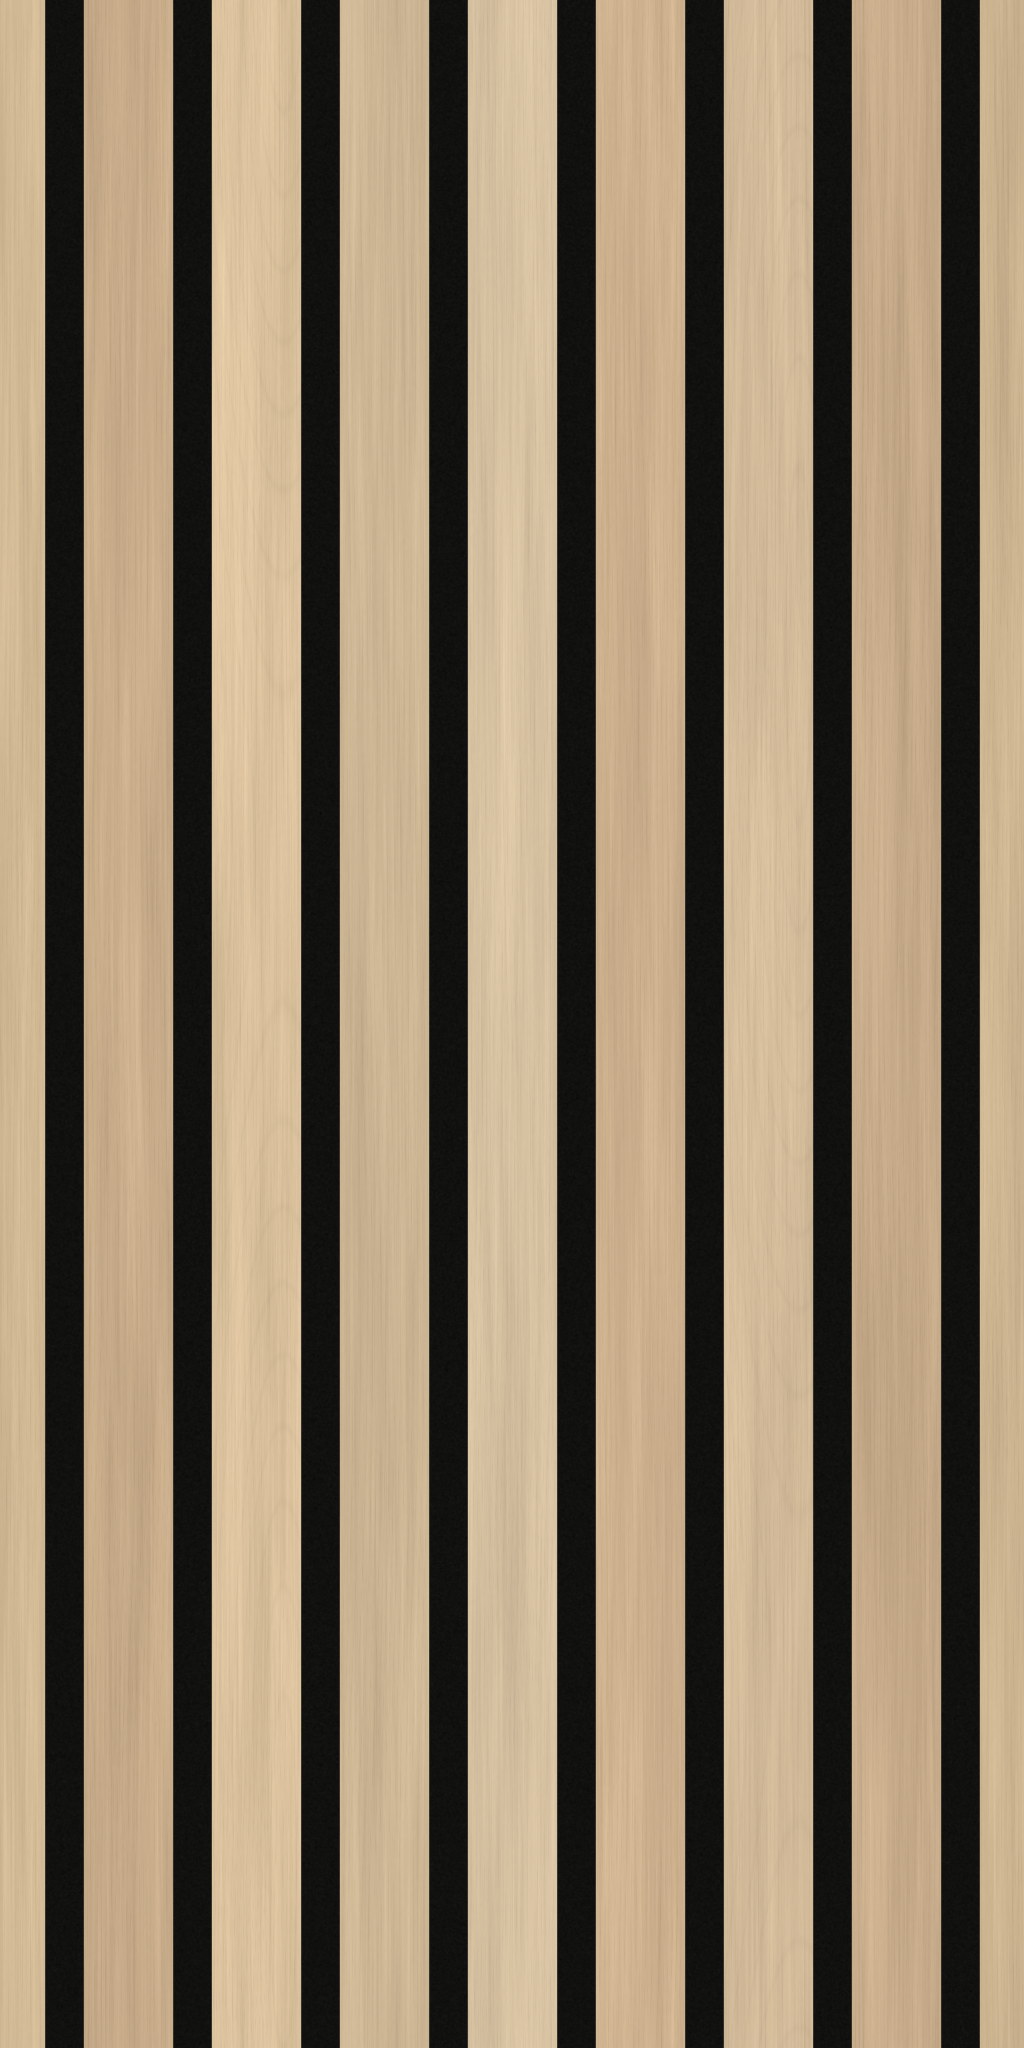

Reproduce this figure in Python.
from pathlib import Path
import json
import numpy as np
from PIL import Image, ImageDraw
from scipy.ndimage import gaussian_filter

ROOT = Path(__file__).resolve().parent
W, H = 1024, 2048
SLATS = 8
PITCH = 1.575
FACE = 1.10
RW, RH = SLATS * PITCH, 25.2
DEPTH = 0.83
rng = np.random.default_rng(307)


def noise(shape, sigma):
    a = gaussian_filter(rng.normal(size=shape), sigma, mode='wrap')
    return a / max(a.std(), 1e-8)


source = np.array(Image.open(ROOT / 'main.jpg').convert('RGB').resize((1600, 1600)))
centers = [582, 609, 635, 662, 689, 715, 742, 768, 822, 848, 875, 901, 928, 954, 980, 1007]
samples = np.array([np.median(source[170:800, x-3:x+4], axis=(0, 1)) for x in centers])
base = np.median(samples, axis=0)
# Shrinking the sampled palette removes the broad illumination gradient across the listing photo.
palette = base + (samples - base) * 0.50
print('Sampled ash RGB:', base.round(1).tolist())

y, x = np.mgrid[:H, :W]
local = ((x + W / SLATS / 2) % (W / SLATS) - W / SLATS / 2) * RW / W
edge_distance = FACE / 2 - np.abs(local)
coverage = np.clip(edge_distance / (RW / W) + 0.5, 0, 1)
bevel = 0.045
ramp = np.clip(edge_distance / bevel, 0, 1)
profile = ramp * ramp * (3 - 2 * ramp)
height = profile * 0.475
felt = noise((H, W), (0.65, 0.65))
color = np.empty((H, W, 3), dtype=float)
color[:] = np.array([17., 17., 16.]) + felt[..., None] * 1.5
wood = np.zeros_like(color)
grain_height = np.zeros((H, W))

for s in range(SLATS):
    # The slat centered on the horizontal boundary is generated as one continuous board.
    columns = np.where(((x[0] + W / SLATS / 2) // (W / SLATS)).astype(int) % SLATS == s)[0]
    order = np.argsort(local[0, columns])
    columns = columns[order]
    n = len(columns)
    yy = np.arange(H)[:, None] / H
    xx = np.linspace(-1, 1, n, endpoint=False)[None, :]
    phase = rng.uniform(0, 2 * np.pi)
    warp = 0.07 * np.sin(2*np.pi*yy + phase) + 0.035 * np.sin(4*np.pi*yy + phase*1.8)
    broad = noise((H, n), (170, 9))
    fibers = noise((H, n), (40, 0.65))
    soft = noise((H, n), (80, 3))
    fine = noise((H, n), (2.0, 0.5))
    ring_phase = (xx + warp + 0.03 * broad) * rng.uniform(35, 54)
    lines = np.exp(-((np.sin(ring_phase) / 0.20)**2))
    cathedral = np.zeros((H, n))
    if s in (2, 6):
        center = rng.uniform(-0.5, 0.5)
        arch = np.sqrt(((xx-center)*1.9)**2 + (0.35 + 1.2*(1-np.cos(2*np.pi*yy+phase)))**2)
        cathedral = np.exp(-(np.sin(arch*12)/0.20)**2) * 4.0
    tone = broad*2.8 + fibers*2.3 + soft*2.0 + fine*0.65 - lines*5.0 - cathedral
    c = palette[[0, 5, 9, 2, 12, 7, 15, 4][s]]
    wood[:, columns, :] = c + tone[..., None] * np.array([1., 0.95, 0.82])
    grain_height[:, columns] = (fibers*0.00032 - lines*0.0005 + fine*0.0001)

color = color * (1-coverage[..., None]) + wood * coverage[..., None]
height += grain_height * profile + felt * 0.00018 * (1-profile)
dx = (np.roll(height, -1, axis=1) - np.roll(height, 1, axis=1)) / (2*RW/W)
dy = (np.roll(height, -1, axis=0) - np.roll(height, 1, axis=0)) / (2*RH/H)
# Image rows point down; the OpenGL tangent-space green axis points up.
normals = np.stack([-dx, dy, np.ones_like(dx)], axis=-1)
normals /= np.linalg.norm(normals, axis=-1, keepdims=True)
Image.fromarray(np.uint8(np.clip(color, 0, 255))).save(ROOT / 'texture.png')
Image.fromarray(np.uint8(np.clip((normals*0.5+0.5)*255+0.5, 0, 255))).save(ROOT / 'normal.png')
metadata = {
    'repeatWidthIn': RW,
    'repeatHeightIn': RH,
    'depthIn': DEPTH,
    'note': 'No manufacturer spec sheet is published; the dimension diagram shows eight slats per 12.60 x 94.49 in panel (1.575 in pitch), with estimated 1.10 in faces, 0.475 in felt gaps, softly eased edges and 0.83 in total thickness. This tile covers eight pitches x 25.2 in; pale natural ash tones are sampled from main.jpg, with black felt backing and procedural grain.'
}
(ROOT / 'texture.json').write_text(json.dumps(metadata, indent=2) + '\n')

light = np.array([-0.48, 0.60, 0.64])
light /= np.linalg.norm(light)
shade = 0.40 + 0.60 * np.maximum(0, normals @ light)
linear = np.where(color/255 <= 0.04045, color/255/12.92, ((color/255+0.055)/1.055)**2.4)
shaded_linear = np.clip(linear*shade[..., None], 0, 1)
shaded = np.where(shaded_linear <= 0.0031308, shaded_linear*12.92, 1.055*shaded_linear**(1/2.4)-0.055)
a = Image.fromarray(np.uint8(np.clip(color, 0, 255))).resize((256, 512), Image.Resampling.LANCZOS)
b = Image.fromarray(np.uint8(shaded*255)).resize((256, 512), Image.Resampling.LANCZOS)
preview = Image.new('RGB', (1560, 1584), '#eeeeea')
for row in range(3):
    for col in range(3):
        preview.paste(a, (col*256, 48+row*512))
        preview.paste(b, (792+col*256, 48+row*512))
draw = ImageDraw.Draw(preview)
draw.text((14, 17), 'COLOR / 3 x 3 / 37.8 x 75.6 in', fill='#202020')
draw.text((806, 17), 'NORMAL-SHADED / LIGHT FROM UPPER LEFT', fill='#202020')
preview.save(ROOT / 'preview.png')
assert W/H == RW/RH
assert Image.open(ROOT / 'normal.png').size == (W, H)
print(f'Wrote maps {W} x {H}; repeat {RW:g} x {RH:g} in')
print('Vertical seam RGB delta:', np.abs(color[0]-color[-1]).mean().round(3))
print('Horizontal seam RGB delta:', np.abs(color[:, 0]-color[:, -1]).mean().round(3))
